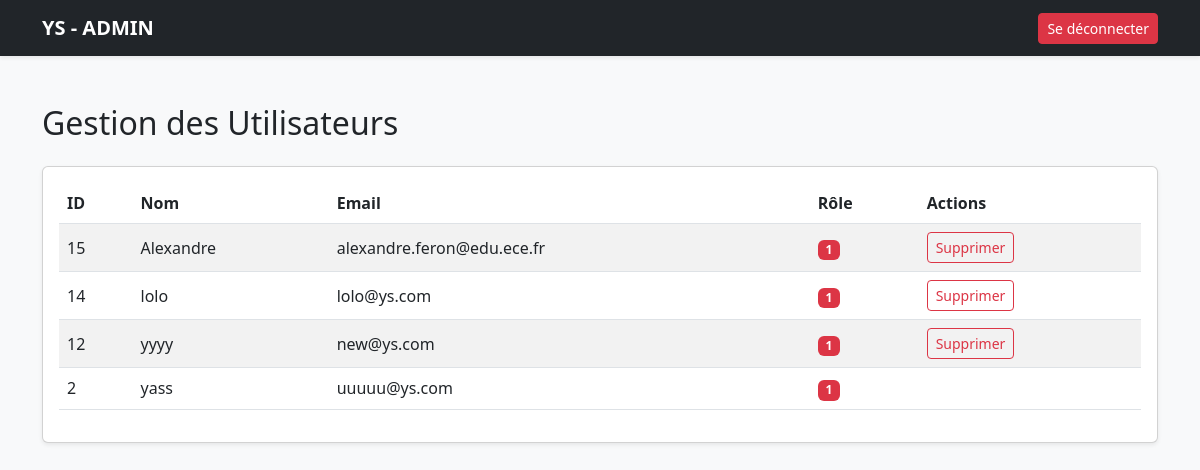
The page /admin.php (signed in) on the database as committed earlier.
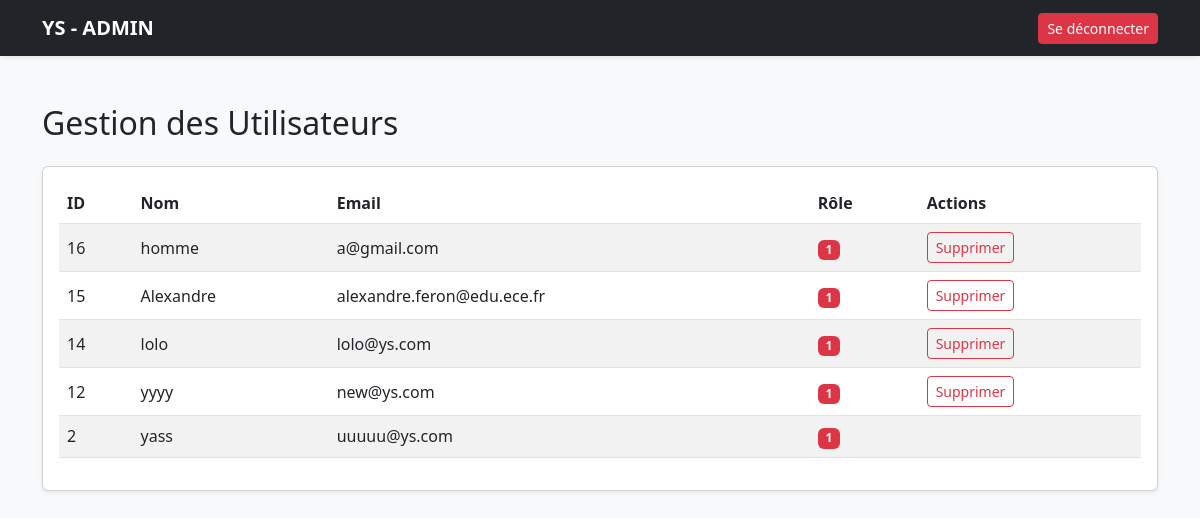
The same page on the database as committed later.
### tables this page shows
CREATE TABLE `utilisateurs` (
  `id` int(11) NOT NULL,
  `nom` varchar(100) NOT NULL,
  `email` varchar(150) NOT NULL,
  `password` varchar(255) NOT NULL,
  `role` enum('membre','admin') DEFAULT 'membre',
  `avatar` varchar(255) DEFAULT 'default_avatar.png',
  `role_id` int(11) DEFAULT '1'
);

### admin.php (the view, shortened to what this page needs)
<?php
require 'config/db_connect.php';
$result = mysqli_query($connexion, "SELECT id, nom, email, role_id FROM utilisateurs ORDER BY id DESC");
$utilisateurs = mysqli_fetch_all($result, MYSQLI_ASSOC);
?>
<!DOCTYPE html>
<html lang="fr">
<head>
    <link href="https://cdn.jsdelivr.net/npm/bootstrap@5.3.0/dist/css/bootstrap.min.css" rel="stylesheet">
</head>
<body class="bg-light">
<nav class="navbar navbar-expand-lg navbar-dark bg-dark shadow-sm">
    <div class="container">
        <a class="navbar-brand fw-bold" href="index.php">YS - ADMIN</a>
        <div class="d-flex">
            <a href="deconnexion.php" class="btn btn-danger btn-sm">Se déconnecter</a>
        </div>
    </div>
</nav>
<div class="container mt-5">
    <h2>Gestion des Utilisateurs</h2>
    <div class="card shadow-sm mt-4">
        <div class="card-body">
            <table class="table table-striped align-middle">
                <thead>
                    <tr>
                        <th>ID</th>
                        <th>Nom</th>
                        <th>Email</th>
                        <th>Rôle</th>
                        <th>Actions</th>
                    </tr>
                </thead>
                <tbody>
                    <?php foreach ($utilisateurs as $user): ?>
                    <tr>
                        <td><?= $user['id'] ?></td>
                        <td><?= htmlspecialchars($user['nom']) ?></td>
                        <td><?= htmlspecialchars($user['email']) ?></td>
                        <td>
                            <span class="badge <?= ($user['role_id'] === 'admin' || $user['role_id'] == 1) ? 'bg-danger' : 'bg-primary' ?>">
                                <?= htmlspecialchars($user['role_id']) ?>
                            </span>
                        </td>
                        <td>
                            <?php if ($user['id'] != $_SESSION['user_id']): ?>
                            <form method="POST" style="display:inline-block;" onsubmit="return confirm('Êtes-vous sûr de supprimer ce compte ?');">
                                <button type="submit" class="btn btn-sm btn-outline-danger">Supprimer</button>
                            </form>
                            <?php endif; ?>
                        </td>
                    </tr>
                    <?php endforeach; ?>
                </tbody>
            </table>
        </div>
    </div>
</div>
</body>
</html>

Rows that differ between the two databases and show on the page:
added utilisateurs: id "16", nom "homme", email "a@gmail.com", role "1"
